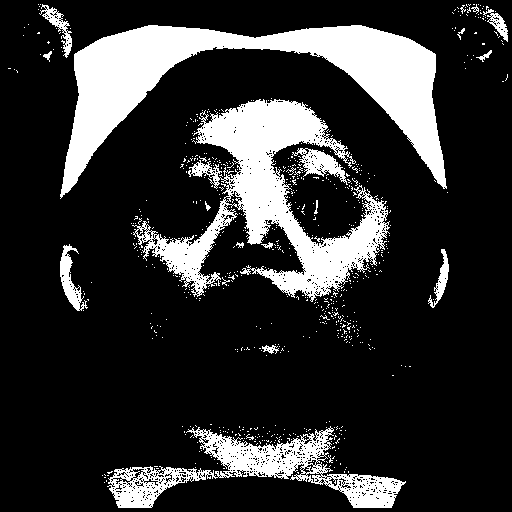
#> input picture images_generate/binary_mask.png, 512 x 512 px, found by its file name
$ python project_mask.py
#> lines starting #> are read from the running program, lines starting #| are printed output that depends on the picture; after the words box and inside, x2 and y2 are one past the last pixel; in counts of white or black regions, pixels touching at a corner belong together
import cv2 as cv
import numpy as np

binary_mask=cv.imread("binary_mask.png")
#> binary_mask is the input picture: shape (512, 512, 3); 19.2% white; 677 white regions (656 under 20 px), largest, box (x1, y1, x2, y2) and area: (60, 25, 447, 199) 20891, (132, 99, 390, 302) 17375, (107, 426, 406, 508) 7494
painted_mask=cv.imread("data_paint.png")
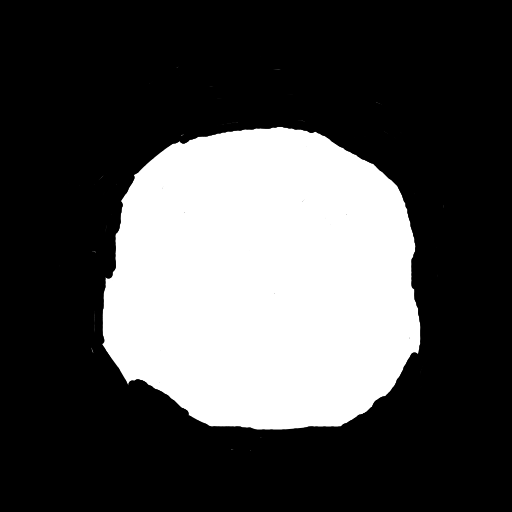
#> input picture images_generate/data_paint.png, 512 x 512 px, found by its file name
#> painted_mask is the input picture: shape (512, 512, 3); min 0, max 255, mean 76.2
cv.imshow("painted mask",painted_mask)


binary_mask=binary_mask/255
cv.imshow("binary mask after diving 255",binary_mask)
np_zero=np.count_nonzero(binary_mask==1)
#> np_zero = 150636
print(np_zero)
#| 150636
join_mask=binary_mask*painted_mask
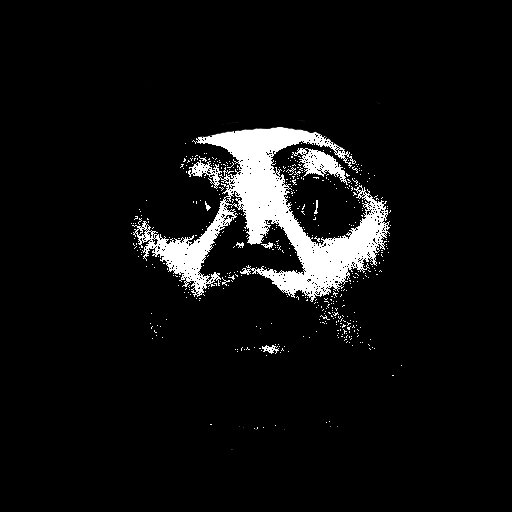
#> join_mask: shape (512, 512, 3) float64; min 0, max 255, mean 15.9
cv.imshow("join_mask",join_mask)
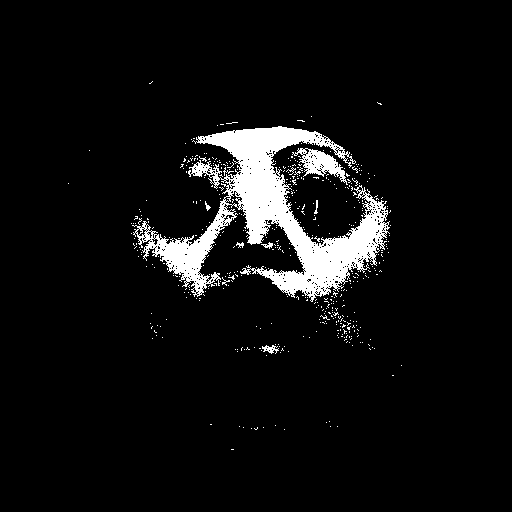
#> window 'join_mask': shape (512, 512, 3); 6.3% white; 467 white regions (457 under 20 px), largest, box (x1, y1, x2, y2) and area: (132, 126, 390, 302) 14498, (292, 148, 348, 185) 801, (262, 345, 279, 354) 80
cv.imwrite("join_mask.png",join_mask)
cv.waitKey(0)
